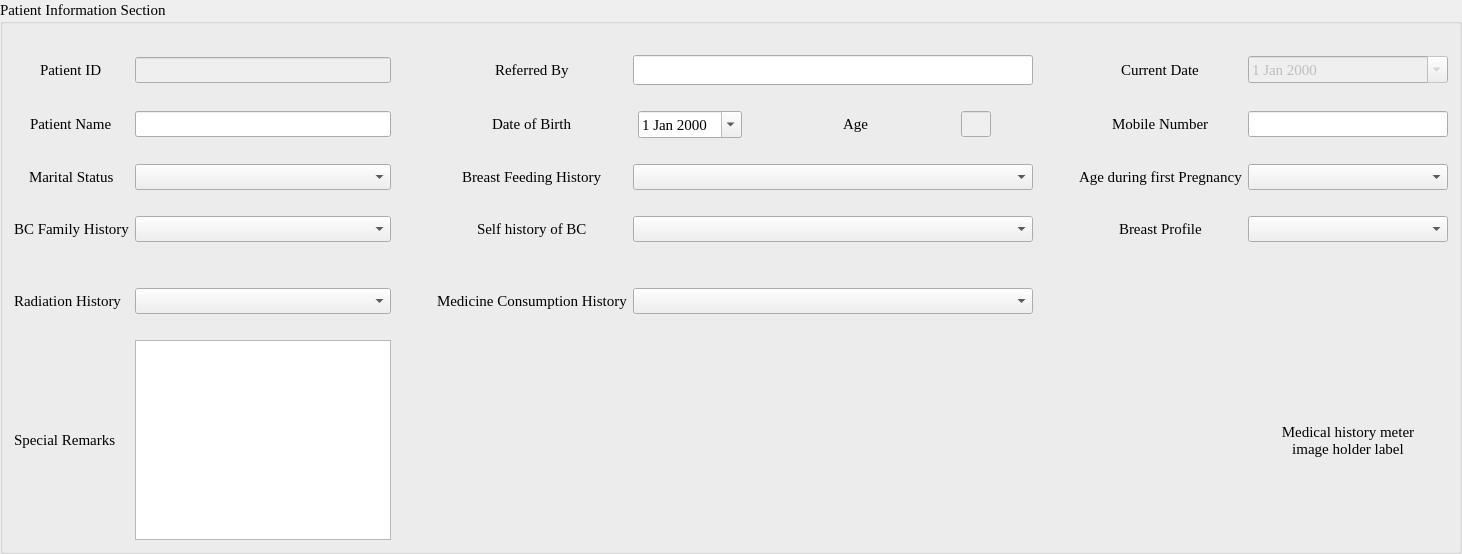
         <widget class="QGroupBox" name="patientInfoSection">
          <property name="sizePolicy">
           <sizepolicy hsizetype="Expanding" vsizetype="Expanding">
            <horstretch>0</horstretch>
            <verstretch>0</verstretch>
           </sizepolicy>
          </property>
          <property name="font">
           <font>
            <family>Times New Roman</family>
            <pointsize>11</pointsize>
            <weight>50</weight>
            <italic>false</italic>
            <bold>false</bold>
            <underline>false</underline>
            <strikeout>false</strikeout>
           </font>
          </property>
          <property name="title">
           <string>Patient Information Section</string>
          </property>
          <property name="flat">
           <bool>false</bool>
          </property>
          <property name="checkable">
           <bool>false</bool>
          </property>
          <layout class="QGridLayout" name="gridLayout_3">
           <item row="5" column="2">
            <spacer name="horizontalSpacer_6">
             <property name="orientation">
              <enum>Qt::Horizontal</enum>
             </property>
             <property name="sizeType">
              <enum>QSizePolicy::Fixed</enum>
             </property>
             <property name="sizeHint" stdset="0">
              <size>
               <width>40</width>
               <height>20</height>
              </size>
             </property>
            </spacer>
           </item>
           <item row="12" column="10" alignment="Qt::AlignRight">
            <widget class="QLabel" name="medicalHistoryMeterLabel">
             <property name="minimumSize">
              <size>
               <width>200</width>
               <height>200</height>
              </size>
             </property>
             <property name="maximumSize">
              <size>
               <width>200</width>
               <height>200</height>
              </size>
             </property>
             <property name="frameShape">
              <enum>QFrame::NoFrame</enum>
             </property>
             <property name="lineWidth">
              <number>0</number>
             </property>
             <property name="text">
              <string>Medical history meter
image holder label</string>
             </property>
             <property name="alignment">
              <set>Qt::AlignCenter</set>
             </property>
            </widget>
           </item>
           <item row="7" column="0" alignment="Qt::AlignHCenter">
            <widget class="QLabel" name="bcFamilyHistoryLabel">
             <property name="sizePolicy">
              <sizepolicy hsizetype="Fixed" vsizetype="Fixed">
               <horstretch>0</horstretch>
               <verstretch>0</verstretch>
              </sizepolicy>
             </property>
             <property name="text">
              <string>BC Family History</string>
             </property>
            </widget>
           </item>
           <item row="7" column="1">
            <widget class="QComboBox" name="bcFamilyHistoryField"/>
           </item>
           <item row="1" column="1">
            <widget class="QLineEdit" name="patientIdField">
             <property name="enabled">
              <bool>false</bool>
             </property>
             <property name="sizePolicy">
              <sizepolicy hsizetype="Expanding" vsizetype="Fixed">
               <horstretch>0</horstretch>
               <verstretch>0</verstretch>
              </sizepolicy>
             </property>
             <property name="font">
              <font>
               <family>Times New Roman</family>
               <pointsize>11</pointsize>
               <weight>50</weight>
               <italic>false</italic>
               <bold>false</bold>
               <underline>false</underline>
               <strikeout>false</strikeout>
              </font>
             </property>
             <property name="focusPolicy">
              <enum>Qt::NoFocus</enum>
             </property>
            </widget>
           </item>
           <item row="3" column="10">
            <widget class="QLineEdit" name="mobileNumberField"/>
           </item>
           <item row="5" column="0" alignment="Qt::AlignHCenter">
            <widget class="QLabel" name="maritalStatusLabel">
             <property name="sizePolicy">
              <sizepolicy hsizetype="Fixed" vsizetype="Fixed">
               <horstretch>0</horstretch>
               <verstretch>0</verstretch>
              </sizepolicy>
             </property>
             <property name="text">
              <string>Marital Status</string>
             </property>
            </widget>
           </item>
           <item row="3" column="8">
            <spacer name="horizontalSpacer_5">
             <property name="orientation">
              <enum>Qt::Horizontal</enum>
             </property>
             <property name="sizeType">
              <enum>QSizePolicy::Fixed</enum>
             </property>
             <property name="sizeHint" stdset="0">
              <size>
               <width>40</width>
               <height>20</height>
              </size>
             </property>
            </spacer>
           </item>
           <item row="8" column="0">
            <spacer name="verticalSpacer_13">
             <property name="orientation">
              <enum>Qt::Vertical</enum>
             </property>
             <property name="sizeType">
              <enum>QSizePolicy::Fixed</enum>
             </property>
             <property name="sizeHint" stdset="0">
              <size>
               <width>20</width>
               <height>20</height>
              </size>
             </property>
            </spacer>
           </item>
           <item row="7" column="8">
            <spacer name="horizontalSpacer_9">
             <property name="orientation">
              <enum>Qt::Horizontal</enum>
             </property>
             <property name="sizeType">
              <enum>QSizePolicy::Fixed</enum>
             </property>
             <property name="sizeHint" stdset="0">
              <size>
               <width>40</width>
               <height>20</height>
              </size>
             </property>
            </spacer>
           </item>
           <item row="0" column="0">
            <spacer name="verticalSpacer_10">
             <property name="orientation">
              <enum>Qt::Vertical</enum>
             </property>
             <property name="sizeType">
              <enum>QSizePolicy::Fixed</enum>
             </property>
             <property name="sizeHint" stdset="0">
              <size>
               <width>20</width>
               <height>20</height>
              </size>
             </property>
            </spacer>
           </item>
           <item row="1" column="2">
            <spacer name="horizontalSpacer_2">
             <property name="orientation">
              <enum>Qt::Horizontal</enum>
             </property>
             <property name="sizeType">
              <enum>QSizePolicy::Fixed</enum>
             </property>
             <property name="sizeHint" stdset="0">
              <size>
               <width>40</width>
               <height>20</height>
              </size>
             </property>
            </spacer>
           </item>
           <item row="3" column="7" alignment="Qt::AlignHCenter">
            <widget class="QLineEdit" name="ageField">
             <property name="enabled">
              <bool>false</bool>
             </property>
             <property name="sizePolicy">
              <sizepolicy hsizetype="MinimumExpanding" vsizetype="Fixed">
               <horstretch>0</horstretch>
               <verstretch>0</verstretch>
              </sizepolicy>
             </property>
             <property name="maximumSize">
              <size>
               <width>30</width>
               <height>16777215</height>
              </size>
             </property>
            </widget>
           </item>
           <item row="1" column="0" alignment="Qt::AlignHCenter">
            <widget class="QLabel" name="patientIdLabel">
             <property name="sizePolicy">
              <sizepolicy hsizetype="Fixed" vsizetype="Fixed">
               <horstretch>0</horstretch>
               <verstretch>0</verstretch>
              </sizepolicy>
             </property>
             <property name="font">
              <font>
               <family>Times New Roman</family>
               <pointsize>11</pointsize>
               <weight>50</weight>
               <italic>false</italic>
               <bold>false</bold>
               <underline>false</underline>
               <strikeout>false</strikeout>
              </font>
             </property>
             <property name="text">
              <string>Patient ID</string>
             </property>
            </widget>
           </item>
           <item row="7" column="2">
            <spacer name="horizontalSpacer_8">
             <property name="orientation">
              <enum>Qt::Horizontal</enum>
             </property>
             <property name="sizeType">
              <enum>QSizePolicy::Fixed</enum>
             </property>
             <property name="sizeHint" stdset="0">
              <size>
               <width>40</width>
               <height>20</height>
              </size>
             </property>
            </spacer>
           </item>
           <item row="3" column="5">
            <spacer name="horizontalSpacer_4">
             <property name="orientation">
              <enum>Qt::Horizontal</enum>
             </property>
             <property name="sizeType">
              <enum>QSizePolicy::Fixed</enum>
             </property>
             <property name="sizeHint" stdset="0">
              <size>
               <width>40</width>
               <height>20</height>
              </size>
             </property>
            </spacer>
           </item>
           <item row="3" column="4" alignment="Qt::AlignHCenter">
            <widget class="QDateEdit" name="patientDateOfBirthField">
             <property name="sizePolicy">
              <sizepolicy hsizetype="MinimumExpanding" vsizetype="Fixed">
               <horstretch>0</horstretch>
               <verstretch>0</verstretch>
              </sizepolicy>
             </property>
             <property name="font">
              <font>
               <family>Times New Roman</family>
               <pointsize>11</pointsize>
               <weight>50</weight>
               <italic>false</italic>
               <bold>false</bold>
               <underline>false</underline>
               <strikeout>false</strikeout>
              </font>
             </property>
             <property name="calendarPopup">
              <bool>true</bool>
             </property>
            </widget>
           </item>
           <item row="10" column="2">
            <spacer name="horizontalSpacer_10">
             <property name="orientation">
              <enum>Qt::Horizontal</enum>
             </property>
             <property name="sizeType">
              <enum>QSizePolicy::Fixed</enum>
             </property>
             <property name="sizeHint" stdset="0">
              <size>
               <width>40</width>
               <height>20</height>
              </size>
             </property>
            </spacer>
           </item>
           <item row="3" column="3" alignment="Qt::AlignHCenter">
            <widget class="QLabel" name="patientDateOfBirthLabel">
             <property name="sizePolicy">
              <sizepolicy hsizetype="Fixed" vsizetype="Fixed">
               <horstretch>0</horstretch>
               <verstretch>0</verstretch>
              </sizepolicy>
             </property>
             <property name="font">
              <font>
               <family>Times New Roman</family>
               <pointsize>11</pointsize>
               <weight>50</weight>
               <italic>false</italic>
               <bold>false</bold>
               <underline>false</underline>
               <strikeout>false</strikeout>
              </font>
             </property>
             <property name="text">
              <string>Date of Birth</string>
             </property>
            </widget>
           </item>
           <item row="3" column="9" alignment="Qt::AlignHCenter">
            <widget class="QLabel" name="mobileNumberLabel">
             <property name="sizePolicy">
              <sizepolicy hsizetype="Fixed" vsizetype="Fixed">
               <horstretch>0</horstretch>
               <verstretch>0</verstretch>
              </sizepolicy>
             </property>
             <property name="text">
              <string>Mobile Number</string>
             </property>
            </widget>
           </item>
           <item row="5" column="10">
            <widget class="QComboBox" name="ageDuringFirstPregnancyField"/>
           </item>
           <item row="3" column="0" alignment="Qt::AlignHCenter">
            <widget class="QLabel" name="patientNameLabel">
             <property name="sizePolicy">
              <sizepolicy hsizetype="Fixed" vsizetype="Fixed">
               <horstretch>0</horstretch>
               <verstretch>0</verstretch>
              </sizepolicy>
             </property>
             <property name="font">
              <font>
               <family>Times New Roman</family>
               <pointsize>11</pointsize>
               <weight>50</weight>
               <italic>false</italic>
               <bold>false</bold>
               <underline>false</underline>
               <strikeout>false</strikeout>
              </font>
             </property>
             <property name="contextMenuPolicy">
              <enum>Qt::DefaultContextMenu</enum>
             </property>
             <property name="text">
              <string>Patient Name</string>
             </property>
            </widget>
           </item>
           <item row="3" column="1">
            <widget class="QLineEdit" name="patientNameField">
             <property name="font">
              <font>
               <family>Times New Roman</family>
               <pointsize>11</pointsize>
               <weight>50</weight>
               <italic>false</italic>
               <bold>false</bold>
               <underline>false</underline>
               <strikeout>false</strikeout>
              </font>
             </property>
            </widget>
           </item>
           <item row="5" column="1">
            <widget class="QComboBox" name="maritalStatusField"/>
           </item>
           <item row="7" column="10">
            <widget class="QComboBox" name="breastProfileField"/>
           </item>
           <item row="10" column="1">
            <widget class="QComboBox" name="radiationHistoryField"/>
           </item>
           <item row="4" column="0">
            <spacer name="verticalSpacer_2">
             <property name="orientation">
              <enum>Qt::Vertical</enum>
             </property>
             <property name="sizeType">
              <enum>QSizePolicy::Fixed</enum>
             </property>
             <property name="sizeHint" stdset="0">
              <size>
               <width>20</width>
               <height>20</height>
              </size>
             </property>
            </spacer>
           </item>
           <item row="7" column="9" alignment="Qt::AlignHCenter">
            <widget class="QLabel" name="breastProfileLabel">
             <property name="sizePolicy">
              <sizepolicy hsizetype="Fixed" vsizetype="Fixed">
               <horstretch>0</horstretch>
               <verstretch>0</verstretch>
              </sizepolicy>
             </property>
             <property name="text">
              <string>Breast Profile</string>
             </property>
            </widget>
           </item>
           <item row="5" column="8">
            <spacer name="horizontalSpacer_7">
             <property name="orientation">
              <enum>Qt::Horizontal</enum>
             </property>
             <property name="sizeType">
              <enum>QSizePolicy::Fixed</enum>
             </property>
             <property name="sizeHint" stdset="0">
              <size>
               <width>40</width>
               <height>20</height>
              </size>
             </property>
            </spacer>
           </item>
           <item row="2" column="0">
            <spacer name="verticalSpacer">
             <property name="orientation">
              <enum>Qt::Vertical</enum>
             </property>
             <property name="sizeType">
              <enum>QSizePolicy::Fixed</enum>
             </property>
             <property name="sizeHint" stdset="0">
              <size>
               <width>20</width>
               <height>20</height>
              </size>
             </property>
            </spacer>
           </item>
           <item row="10" column="0">
            <widget class="QLabel" name="radiationHistoryLabel">
             <property name="sizePolicy">
              <sizepolicy hsizetype="Fixed" vsizetype="Fixed">
               <horstretch>0</horstretch>
               <verstretch>0</verstretch>
              </sizepolicy>
             </property>
             <property name="text">
              <string>Radiation History</string>
             </property>
            </widget>
           </item>
           <item row="7" column="3" alignment="Qt::AlignHCenter">
            <widget class="QLabel" name="selfHistoryOfBCLabel">
             <property name="sizePolicy">
              <sizepolicy hsizetype="Fixed" vsizetype="Fixed">
               <horstretch>0</horstretch>
               <verstretch>0</verstretch>
              </sizepolicy>
             </property>
             <property name="text">
              <string>Self history of BC</string>
             </property>
            </widget>
           </item>
           <item row="7" column="4" colspan="4">
            <widget class="QComboBox" name="selfHistoryOfBCField"/>
           </item>
           <item row="1" column="9" alignment="Qt::AlignHCenter">
            <widget class="QLabel" name="currentDatelabel">
             <property name="sizePolicy">
              <sizepolicy hsizetype="Fixed" vsizetype="Fixed">
               <horstretch>0</horstretch>
               <verstretch>0</verstretch>
              </sizepolicy>
             </property>
             <property name="minimumSize">
              <size>
               <width>0</width>
               <height>0</height>
              </size>
             </property>
             <property name="font">
              <font>
               <family>Times New Roman</family>
               <pointsize>11</pointsize>
               <weight>50</weight>
               <italic>false</italic>
               <bold>false</bold>
               <underline>false</underline>
               <strikeout>false</strikeout>
              </font>
             </property>
             <property name="text">
              <string>Current Date</string>
             </property>
            </widget>
           </item>
           <item row="5" column="3" alignment="Qt::AlignHCenter">
            <widget class="QLabel" name="breastFeedingHistoryLabel">
             <property name="sizePolicy">
              <sizepolicy hsizetype="Fixed" vsizetype="Fixed">
               <horstretch>0</horstretch>
               <verstretch>0</verstretch>
              </sizepolicy>
             </property>
             <property name="text">
              <string>Breast Feeding History</string>
             </property>
            </widget>
           </item>
           <item row="10" column="4" colspan="4">
            <widget class="QComboBox" name="medicineConsumptionHistoryField"/>
           </item>
           <item row="5" column="4" colspan="4">
            <widget class="QComboBox" name="breastFeedingHistoryField"/>
           </item>
           <item row="10" column="3">
            <widget class="QLabel" name="medicineConsumptionHistoryLabel">
             <property name="sizePolicy">
              <sizepolicy hsizetype="Fixed" vsizetype="Fixed">
               <horstretch>0</horstretch>
               <verstretch>0</verstretch>
              </sizepolicy>
             </property>
             <property name="text">
              <string>Medicine Consumption History</string>
             </property>
            </widget>
           </item>
           <item row="1" column="10">
            <widget class="QDateEdit" name="currentDateField">
             <property name="enabled">
              <bool>false</bool>
             </property>
             <property name="sizePolicy">
              <sizepolicy hsizetype="MinimumExpanding" vsizetype="Fixed">
               <horstretch>0</horstretch>
               <verstretch>0</verstretch>
              </sizepolicy>
             </property>
             <property name="font">
              <font>
               <family>Times New Roman</family>
               <pointsize>11</pointsize>
               <weight>50</weight>
               <italic>false</italic>
               <bold>false</bold>
               <underline>false</underline>
               <strikeout>false</strikeout>
              </font>
             </property>
             <property name="calendarPopup">
              <bool>true</bool>
             </property>
            </widget>
           </item>
           <item row="1" column="3" alignment="Qt::AlignHCenter">
            <widget class="QLabel" name="referredByLabel">
             <property name="sizePolicy">
              <sizepolicy hsizetype="Fixed" vsizetype="Fixed">
               <horstretch>0</horstretch>
               <verstretch>0</verstretch>
              </sizepolicy>
             </property>
             <property name="font">
              <font>
               <family>Times New Roman</family>
               <pointsize>11</pointsize>
               <weight>50</weight>
               <italic>false</italic>
               <bold>false</bold>
               <underline>false</underline>
               <strikeout>false</strikeout>
              </font>
             </property>
             <property name="text">
              <string>Referred By</string>
             </property>
            </widget>
           </item>
           <item row="6" column="0">
            <spacer name="verticalSpacer_3">
             <property name="orientation">
              <enum>Qt::Vertical</enum>
             </property>
             <property name="sizeType">
              <enum>QSizePolicy::Fixed</enum>
             </property>
             <property name="sizeHint" stdset="0">
              <size>
               <width>20</width>
               <height>20</height>
              </size>
             </property>
            </spacer>
           </item>
           <item row="9" column="0">
            <spacer name="verticalSpacer_4">
             <property name="orientation">
              <enum>Qt::Vertical</enum>
             </property>
             <property name="sizeHint" stdset="0">
              <size>
               <width>20</width>
               <height>20</height>
              </size>
             </property>
            </spacer>
           </item>
           <item row="5" column="9">
            <widget class="QLabel" name="ageDuringFirstPregnancyLabel">
             <property name="sizePolicy">
              <sizepolicy hsizetype="Fixed" vsizetype="Fixed">
               <horstretch>0</horstretch>
               <verstretch>0</verstretch>
              </sizepolicy>
             </property>
             <property name="text">
              <string>Age during first Pregnancy</string>
             </property>
            </widget>
           </item>
           <item row="1" column="4" colspan="4">
            <widget class="QLineEdit" name="referredByField">
             <property name="minimumSize">
              <size>
               <width>400</width>
               <height>30</height>
              </size>
             </property>
             <property name="maximumSize">
              <size>
               <width>400</width>
               <height>30</height>
              </size>
             </property>
             <property name="font">
              <font>
               <family>Times New Roman</family>
               <pointsize>11</pointsize>
               <weight>50</weight>
               <italic>false</italic>
               <bold>false</bold>
               <underline>false</underline>
               <strikeout>false</strikeout>
              </font>
             </property>
            </widget>
           </item>
           <item row="3" column="6" alignment="Qt::AlignHCenter">
            <widget class="QLabel" name="ageLabel">
             <property name="sizePolicy">
              <sizepolicy hsizetype="Fixed" vsizetype="Fixed">
               <horstretch>0</horstretch>
               <verstretch>0</verstretch>
              </sizepolicy>
             </property>
             <property name="font">
              <font>
               <family>Times New Roman</family>
               <pointsize>11</pointsize>
               <weight>50</weight>
               <italic>false</italic>
               <bold>false</bold>
               <underline>false</underline>
               <strikeout>false</strikeout>
              </font>
             </property>
             <property name="text">
              <string>Age</string>
             </property>
            </widget>
           </item>
           <item row="3" column="2">
            <spacer name="horizontalSpacer_3">
             <property name="orientation">
              <enum>Qt::Horizontal</enum>
             </property>
             <property name="sizeType">
              <enum>QSizePolicy::Fixed</enum>
             </property>
             <property name="sizeHint" stdset="0">
              <size>
               <width>40</width>
               <height>20</height>
              </size>
             </property>
            </spacer>
           </item>
           <item row="11" column="9">
            <spacer name="verticalSpacer_14">
             <property name="orientation">
              <enum>Qt::Vertical</enum>
             </property>
             <property name="sizeType">
              <enum>QSizePolicy::Fixed</enum>
             </property>
             <property name="sizeHint" stdset="0">
              <size>
               <width>20</width>
               <height>20</height>
              </size>
             </property>
            </spacer>
           </item>
           <item row="12" column="0">
            <widget class="QLabel" name="specialRemarksLabel">
             <property name="sizePolicy">
              <sizepolicy hsizetype="Fixed" vsizetype="Fixed">
               <horstretch>0</horstretch>
               <verstretch>0</verstretch>
              </sizepolicy>
             </property>
             <property name="text">
              <string>Special Remarks</string>
             </property>
            </widget>
           </item>
           <item row="12" column="1">
            <widget class="QTextEdit" name="specialRemarksField">
             <property name="sizePolicy">
              <sizepolicy hsizetype="Fixed" vsizetype="MinimumExpanding">
               <horstretch>0</horstretch>
               <verstretch>0</verstretch>
              </sizepolicy>
             </property>
            </widget>
           </item>
          </layout>
         </widget>
